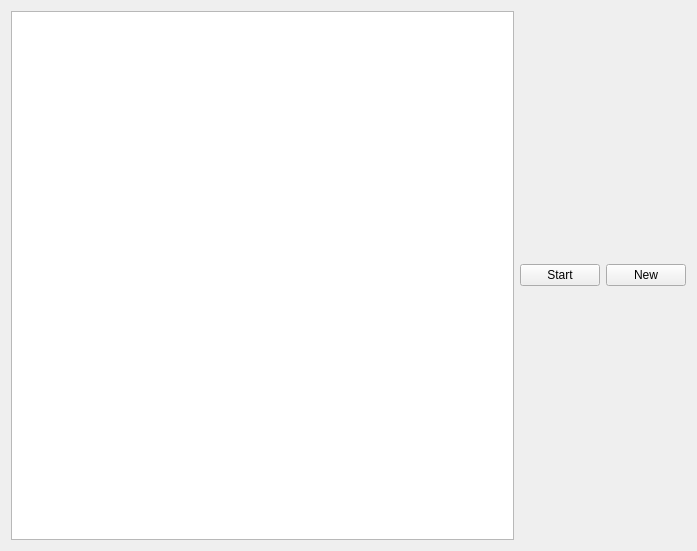
<?xml version="1.0" encoding="UTF-8"?>
<ui version="4.0">
 <class>Widget</class>
 <widget class="QWidget" name="Widget">
  <property name="geometry">
   <rect>
    <x>0</x>
    <y>0</y>
    <width>697</width>
    <height>551</height>
   </rect>
  </property>
  <property name="windowTitle">
   <string>Widget</string>
  </property>
  <layout class="QHBoxLayout" name="horizontalLayout">
   <item>
    <widget class="QGraphicsView" name="graphicsView"/>
   </item>
   <item>
    <widget class="QPushButton" name="pushButton_2">
     <property name="text">
      <string>Start</string>
     </property>
    </widget>
   </item>
   <item>
    <widget class="QPushButton" name="pushButton">
     <property name="text">
      <string>New</string>
     </property>
    </widget>
   </item>
  </layout>
 </widget>
 <layoutdefault spacing="6" margin="11"/>
 <resources/>
 <connections/>
</ui>
